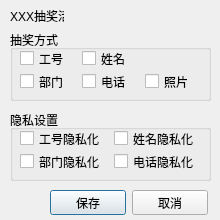
<?xml version="1.0" encoding="UTF-8"?>
<ui version="4.0">
 <class>DialogAwardMode</class>
 <widget class="QDialog" name="DialogAwardMode">
  <property name="geometry">
   <rect>
    <x>0</x>
    <y>0</y>
    <width>220</width>
    <height>220</height>
   </rect>
  </property>
  <property name="windowTitle">
   <string>Dialog</string>
  </property>
  <widget class="QLabel" name="label">
   <property name="geometry">
    <rect>
     <x>10</x>
     <y>10</y>
     <width>54</width>
     <height>12</height>
    </rect>
   </property>
   <property name="text">
    <string>XXX抽奖活动</string>
   </property>
  </widget>
  <widget class="QGroupBox" name="groupBox">
   <property name="geometry">
    <rect>
     <x>10</x>
     <y>30</y>
     <width>201</width>
     <height>71</height>
    </rect>
   </property>
   <property name="title">
    <string>抽奖方式</string>
   </property>
   <widget class="QWidget" name="">
    <property name="geometry">
     <rect>
      <x>10</x>
      <y>20</y>
      <width>181</width>
      <height>40</height>
     </rect>
    </property>
    <layout class="QGridLayout" name="gridLayout_2">
     <item row="0" column="0">
      <widget class="QCheckBox" name="checkBox">
       <property name="text">
        <string>工号</string>
       </property>
      </widget>
     </item>
     <item row="0" column="1">
      <widget class="QCheckBox" name="checkBox_2">
       <property name="text">
        <string>姓名</string>
       </property>
      </widget>
     </item>
     <item row="1" column="0">
      <widget class="QCheckBox" name="checkBox_3">
       <property name="text">
        <string>部门</string>
       </property>
      </widget>
     </item>
     <item row="1" column="1">
      <widget class="QCheckBox" name="checkBox_4">
       <property name="text">
        <string>电话</string>
       </property>
      </widget>
     </item>
     <item row="1" column="2">
      <widget class="QCheckBox" name="checkBox_5">
       <property name="text">
        <string>照片</string>
       </property>
      </widget>
     </item>
    </layout>
   </widget>
  </widget>
  <widget class="QGroupBox" name="groupBox_2">
   <property name="geometry">
    <rect>
     <x>10</x>
     <y>110</y>
     <width>201</width>
     <height>71</height>
    </rect>
   </property>
   <property name="title">
    <string>隐私设置</string>
   </property>
   <widget class="QWidget" name="">
    <property name="geometry">
     <rect>
      <x>10</x>
      <y>20</y>
      <width>181</width>
      <height>40</height>
     </rect>
    </property>
    <layout class="QGridLayout" name="gridLayout">
     <item row="0" column="0">
      <widget class="QCheckBox" name="checkBox_8">
       <property name="text">
        <string>工号隐私化</string>
       </property>
      </widget>
     </item>
     <item row="0" column="1">
      <widget class="QCheckBox" name="checkBox_6">
       <property name="text">
        <string>姓名隐私化</string>
       </property>
      </widget>
     </item>
     <item row="1" column="0">
      <widget class="QCheckBox" name="checkBox_9">
       <property name="text">
        <string>部门隐私化</string>
       </property>
      </widget>
     </item>
     <item row="1" column="1">
      <widget class="QCheckBox" name="checkBox_7">
       <property name="text">
        <string>电话隐私化</string>
       </property>
      </widget>
     </item>
    </layout>
   </widget>
  </widget>
  <widget class="QWidget" name="">
   <property name="geometry">
    <rect>
     <x>50</x>
     <y>190</y>
     <width>158</width>
     <height>25</height>
    </rect>
   </property>
   <layout class="QHBoxLayout" name="horizontalLayout">
    <item>
     <widget class="QPushButton" name="pushButton">
      <property name="text">
       <string>保存</string>
      </property>
     </widget>
    </item>
    <item>
     <widget class="QPushButton" name="pushButton_2">
      <property name="text">
       <string>取消</string>
      </property>
     </widget>
    </item>
   </layout>
  </widget>
 </widget>
 <resources/>
 <connections/>
</ui>
